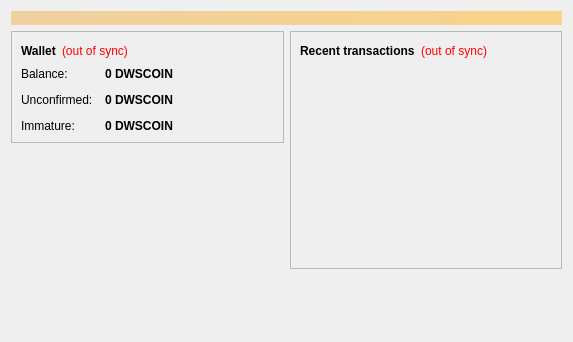
<?xml version="1.0" encoding="UTF-8"?>
<ui version="4.0">
 <class>OverviewPage</class>
 <widget class="QWidget" name="OverviewPage">
  <property name="geometry">
   <rect>
    <x>0</x>
    <y>0</y>
    <width>573</width>
    <height>342</height>
   </rect>
  </property>
  <property name="windowTitle">
   <string>Form</string>
  </property>
  <layout class="QVBoxLayout" name="topLayout">
   <item>
    <widget class="QLabel" name="labelAlerts">
     <property name="visible">
      <bool>false</bool>
     </property>
     <property name="styleSheet">
      <string notr="true">background-color: qlineargradient(x1: 0, y1: 0, x2: 1, y2: 0, stop:0 #F0D0A0, stop:1 #F8D488); color:#000000;</string>
     </property>
     <property name="wordWrap">
      <bool>true</bool>
     </property>
     <property name="margin">
      <number>3</number>
     </property>
    </widget>
   </item>
   <item>
    <layout class="QHBoxLayout" name="horizontalLayout" stretch="1,1">
     <item>
      <layout class="QVBoxLayout" name="verticalLayout_2">
       <item>
        <widget class="QFrame" name="frame">
         <property name="frameShape">
          <enum>QFrame::StyledPanel</enum>
         </property>
         <property name="frameShadow">
          <enum>QFrame::Raised</enum>
         </property>
         <layout class="QVBoxLayout" name="verticalLayout_4">
          <item>
           <layout class="QHBoxLayout" name="horizontalLayout_4">
            <item>
             <widget class="QLabel" name="label_5">
              <property name="font">
               <font>
                <weight>75</weight>
                <bold>true</bold>
               </font>
              </property>
              <property name="text">
               <string>Wallet</string>
              </property>
             </widget>
            </item>
            <item>
             <widget class="QLabel" name="labelWalletStatus">
              <property name="toolTip">
               <string>The displayed information may be out of date. Your wallet automatically synchronizes with the Dwscoin network after a connection is established, but this process has not completed yet.</string>
              </property>
              <property name="styleSheet">
               <string notr="true">QLabel { color: red; }</string>
              </property>
              <property name="text">
               <string notr="true">(out of sync)</string>
              </property>
              <property name="alignment">
               <set>Qt::AlignLeading|Qt::AlignLeft|Qt::AlignVCenter</set>
              </property>
             </widget>
            </item>
            <item>
             <spacer name="horizontalSpacer_2">
              <property name="orientation">
               <enum>Qt::Horizontal</enum>
              </property>
              <property name="sizeHint" stdset="0">
               <size>
                <width>40</width>
                <height>20</height>
               </size>
              </property>
             </spacer>
            </item>
           </layout>
          </item>
          <item>
           <layout class="QFormLayout" name="formLayout_2">
            <property name="fieldGrowthPolicy">
             <enum>QFormLayout::AllNonFixedFieldsGrow</enum>
            </property>
            <property name="horizontalSpacing">
             <number>12</number>
            </property>
            <property name="verticalSpacing">
             <number>12</number>
            </property>
            <item row="0" column="0">
             <widget class="QLabel" name="label">
              <property name="text">
               <string>Balance:</string>
              </property>
             </widget>
            </item>
            <item row="0" column="1">
             <widget class="QLabel" name="labelBalance">
              <property name="font">
               <font>
                <weight>75</weight>
                <bold>true</bold>
               </font>
              </property>
              <property name="cursor">
               <cursorShape>IBeamCursor</cursorShape>
              </property>
              <property name="toolTip">
               <string>Your current balance</string>
              </property>
              <property name="text">
               <string notr="true">0 DWSCOIN</string>
              </property>
              <property name="textInteractionFlags">
               <set>Qt::LinksAccessibleByMouse|Qt::TextSelectableByKeyboard|Qt::TextSelectableByMouse</set>
              </property>
             </widget>
            </item>
            <item row="1" column="0">
             <widget class="QLabel" name="label_3">
              <property name="text">
               <string>Unconfirmed:</string>
              </property>
             </widget>
            </item>
            <item row="1" column="1">
             <widget class="QLabel" name="labelUnconfirmed">
              <property name="font">
               <font>
                <weight>75</weight>
                <bold>true</bold>
               </font>
              </property>
              <property name="cursor">
               <cursorShape>IBeamCursor</cursorShape>
              </property>
              <property name="toolTip">
               <string>Total of transactions that have yet to be confirmed, and do not yet count toward the current balance</string>
              </property>
              <property name="text">
               <string notr="true">0 DWSCOIN</string>
              </property>
              <property name="textInteractionFlags">
               <set>Qt::LinksAccessibleByMouse|Qt::TextSelectableByKeyboard|Qt::TextSelectableByMouse</set>
              </property>
             </widget>
            </item>
            <item row="2" column="0">
             <widget class="QLabel" name="labelImmatureText">
              <property name="text">
               <string>Immature:</string>
              </property>
             </widget>
            </item>
            <item row="2" column="1">
             <widget class="QLabel" name="labelImmature">
              <property name="font">
               <font>
                <weight>75</weight>
                <bold>true</bold>
               </font>
              </property>
              <property name="toolTip">
               <string>Mined balance that has not yet matured</string>
              </property>
              <property name="text">
               <string notr="true">0 DWSCOIN</string>
              </property>
              <property name="textInteractionFlags">
               <set>Qt::LinksAccessibleByMouse|Qt::TextSelectableByKeyboard|Qt::TextSelectableByMouse</set>
              </property>
             </widget>
            </item>
           </layout>
          </item>
         </layout>
        </widget>
       </item>
       <item>
        <spacer name="verticalSpacer">
         <property name="orientation">
          <enum>Qt::Vertical</enum>
         </property>
         <property name="sizeHint" stdset="0">
          <size>
           <width>20</width>
           <height>40</height>
          </size>
         </property>
        </spacer>
       </item>
      </layout>
     </item>
     <item>
      <layout class="QVBoxLayout" name="verticalLayout_3">
       <item>
        <widget class="QFrame" name="frame_2">
         <property name="frameShape">
          <enum>QFrame::StyledPanel</enum>
         </property>
         <property name="frameShadow">
          <enum>QFrame::Raised</enum>
         </property>
         <layout class="QVBoxLayout" name="verticalLayout">
          <item>
           <layout class="QHBoxLayout" name="horizontalLayout_2">
            <item>
             <widget class="QLabel" name="label_4">
              <property name="text">
               <string>&lt;b&gt;Recent transactions&lt;/b&gt;</string>
              </property>
             </widget>
            </item>
            <item>
             <widget class="QLabel" name="labelTransactionsStatus">
              <property name="toolTip">
               <string>The displayed information may be out of date. Your wallet automatically synchronizes with the Dwscoin network after a connection is established, but this process has not completed yet.</string>
              </property>
              <property name="styleSheet">
               <string notr="true">QLabel { color: red; }</string>
              </property>
              <property name="text">
               <string notr="true">(out of sync)</string>
              </property>
              <property name="alignment">
               <set>Qt::AlignRight|Qt::AlignTrailing|Qt::AlignVCenter</set>
              </property>
             </widget>
            </item>
            <item>
             <spacer name="horizontalSpacer">
              <property name="orientation">
               <enum>Qt::Horizontal</enum>
              </property>
              <property name="sizeHint" stdset="0">
               <size>
                <width>40</width>
                <height>20</height>
               </size>
              </property>
             </spacer>
            </item>
           </layout>
          </item>
          <item>
           <widget class="QListView" name="listTransactions">
            <property name="styleSheet">
             <string notr="true">QListView { background: transparent; }</string>
            </property>
            <property name="frameShape">
             <enum>QFrame::NoFrame</enum>
            </property>
            <property name="verticalScrollBarPolicy">
             <enum>Qt::ScrollBarAlwaysOff</enum>
            </property>
            <property name="horizontalScrollBarPolicy">
             <enum>Qt::ScrollBarAlwaysOff</enum>
            </property>
            <property name="selectionMode">
             <enum>QAbstractItemView::NoSelection</enum>
            </property>
           </widget>
          </item>
         </layout>
        </widget>
       </item>
       <item>
        <spacer name="verticalSpacer_2">
         <property name="orientation">
          <enum>Qt::Vertical</enum>
         </property>
         <property name="sizeHint" stdset="0">
          <size>
           <width>20</width>
           <height>40</height>
          </size>
         </property>
        </spacer>
       </item>
      </layout>
     </item>
    </layout>
   </item>
  </layout>
 </widget>
 <resources/>
 <connections/>
</ui>
